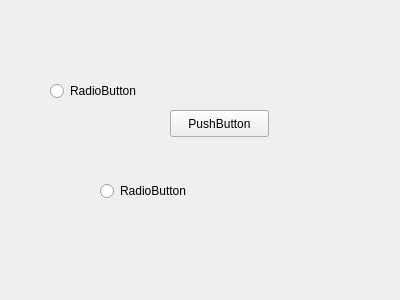
<?xml version="1.0" encoding="UTF-8"?>
<ui version="4.0">
 <class>Form</class>
 <widget class="QWidget" name="Form">
  <property name="geometry">
   <rect>
    <x>0</x>
    <y>0</y>
    <width>400</width>
    <height>300</height>
   </rect>
  </property>
  <property name="windowTitle">
   <string>Form</string>
  </property>
  <widget class="QRadioButton" name="radioButton">
   <property name="geometry">
    <rect>
     <x>50</x>
     <y>80</y>
     <width>117</width>
     <height>22</height>
    </rect>
   </property>
   <property name="text">
    <string>RadioButton</string>
   </property>
  </widget>
  <widget class="QPushButton" name="pushButton">
   <property name="geometry">
    <rect>
     <x>170</x>
     <y>110</y>
     <width>99</width>
     <height>27</height>
    </rect>
   </property>
   <property name="text">
    <string>PushButton</string>
   </property>
  </widget>
  <widget class="QRadioButton" name="radioButton_2">
   <property name="geometry">
    <rect>
     <x>100</x>
     <y>180</y>
     <width>117</width>
     <height>22</height>
    </rect>
   </property>
   <property name="text">
    <string>RadioButton</string>
   </property>
  </widget>
 </widget>
 <resources/>
 <connections/>
</ui>
